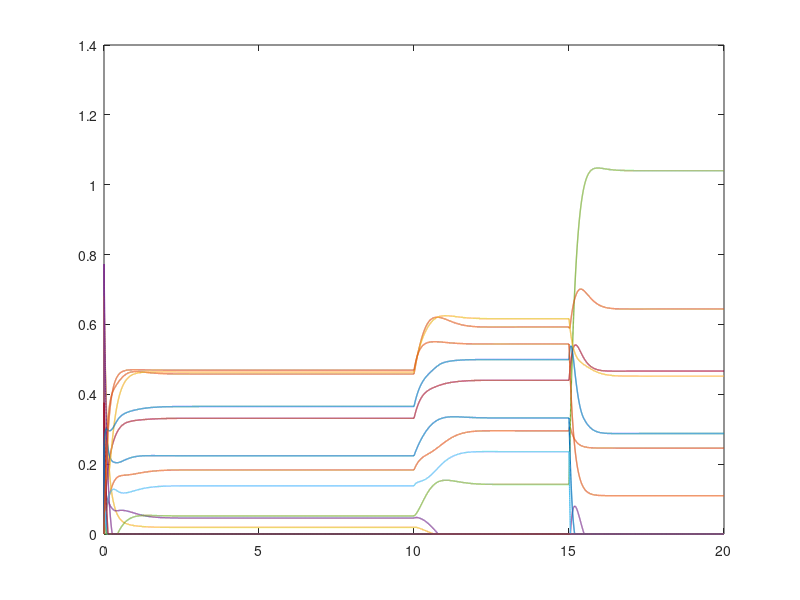
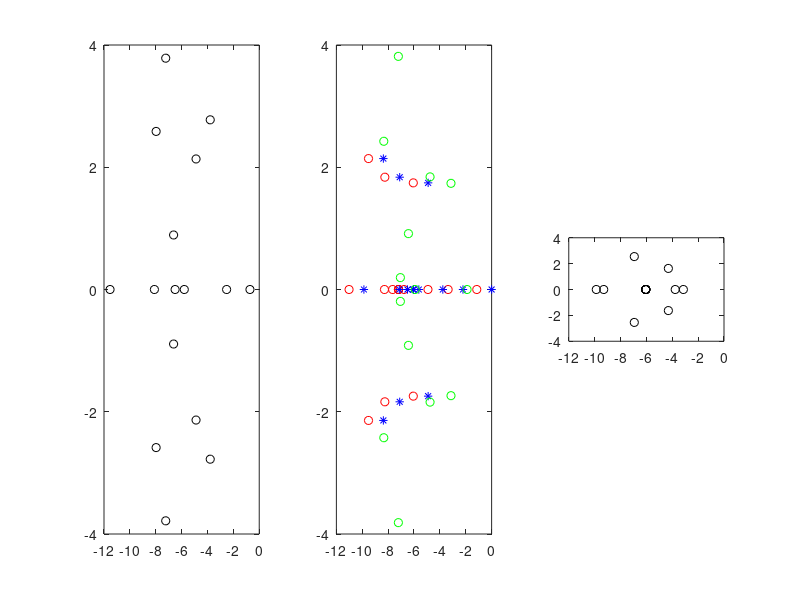

The MATLAB source for these figures, in order:
close all
clear
clc

n = 16;
J = randn(n,n);
z_mask = randn(n,n)<0.5;
J(z_mask) = 0;
eigJ = eig(J);
orig_absc = 1.35*max(real(eigJ))
absc = orig_absc;

% Jshifted = J;


fs = 1000;
dt = 1/fs;
t = dt:dt:20;
nt = length(t)

Input_1 = randn(n,1).*ones(n,0.75*nt);
% Input_1(Input_1<0) = 0; % sparse positive input

Input_2 = randn(n,1).*ones(n,0.25*nt);
% Input_2(Input_2<0) = 0;

Input = 1*[Input_1, Input_2];

x = zeros(n,nt);
r = zeros(n,nt);

x(:,1) = max(0.25*abs(randn(n,1)),0);

tau_d = 0.5;

for i_t = 2:nt

    r(:,i_t) = max(x(:,i_t-1),0);
    x(:,i_t) = x(:,i_t-1) + dt.*(-absc.*eye(n)*x(:,i_t-1) + J*r(:,i_t) + Input(:,i_t))./tau_d;

    if i_t == nt/2 % correct negative feedback
        x_fp_1 = x(:,i_t);
        mask_1 = double(0 <= x_fp_1');
        A_fp_1 = (-absc.*eye(n) + J .* mask_1 + diag(diag(J)) )./tau_d;
        eig_A_fp_1 = eig(A_fp_1);
        % A_fp_1_unshift = ( 0 + J .* mask_1 + diag(diag(J)) )./tau_d; % undo shift get absc again, or just calc the absc_correction needed
        new_absc = absc + tau_d*max(real(eig(A_fp_1))) % not correct due to tau_d
        absc = 1.00*new_absc; % replace the absc for the stimulation
        A_fp_1_eos = ( -absc.*eye(n) + J .* mask_1 + diag(diag(J)) )./tau_d; % now on edge of stability with new 
        eig_A_fp_1_eos = eig(A_fp_1_eos);
    end

    if i_t == 0.75*nt-1

        mask_3 = double(0 <= r(:,i_t)');
        A_fp_3 = (-absc.*eye(n) + J .* mask_3 + diag(diag(J)) )./tau_d;
        eig_A_fp_3 = eig(A_fp_3);
        
    end

    if i_t == nt
        x_fp_2 = x(:,i_t);
        mask_2 = double(0 <= x_fp_2');
        A_fp_2 = ( -absc.*eye(n) + J .* mask_2 + diag(diag(J)) )./tau_d; 
        eig_A_fp_2 = eig(A_fp_2);
        end_absc = max(real(eig(A_fp_2)))
    end

end

J_AllActive = ( -absc.*eye(n) + J )./tau_d;
eig_J_AllActive = eig(J_AllActive);


figure(1)
% plot(t',x','LineWidth', 3)
% hold on
plot(t',r', 'LineWidth', 1)
hold off


figure(2)
s(1) = subplot(1,3,1);
plot(real(eig_J_AllActive),imag(eig_J_AllActive),'ok')
s(2) = subplot(1,3,2);
plot(real(eig_A_fp_1),imag(eig_A_fp_1),'or')
hold on
plot(real(eig_A_fp_1_eos),imag(eig_A_fp_1_eos),'*b')
hold on
plot(real(eig_A_fp_3),imag(eig_A_fp_3),'og')
hold off
s(3) = subplot(1,3,3);
plot(real(eig_A_fp_2),imag(eig_A_fp_2),'ok')
linkaxes(s,'xy')

axis equal

